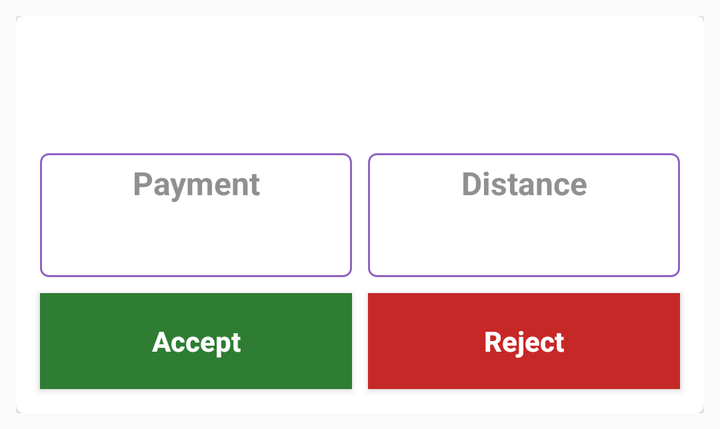
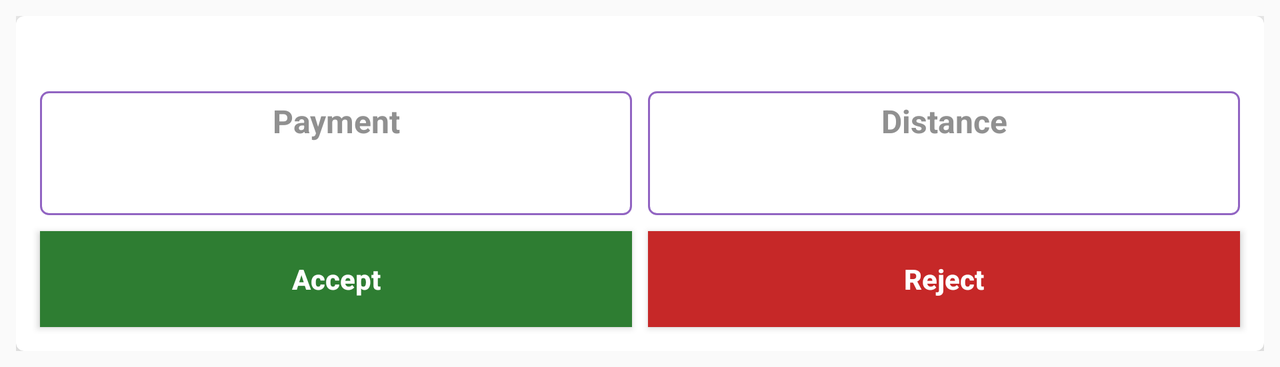

First picture: res/layout/ on a phone held upright. Second picture: the repository's own variant of that layout, on a device whose configuration matches the variant's folder. Source for both follows.
<!-- AndroidManifest.xml: application theme AppTheme -->
<!-- res/layout/pending_request_item.xml -->
<?xml version="1.0" encoding="utf-8"?>
<RelativeLayout xmlns:android="http://schemas.android.com/apk/res/android"
    android:layout_width="match_parent"
    android:layout_height="wrap_content"
    android:layout_margin="8dp"
     >
    <androidx.cardview.widget.CardView xmlns:android="http://schemas.android.com/apk/res/android"
        xmlns:app="http://schemas.android.com/apk/res-auto"
        android:id="@+id/pendingRequestCardView"
        android:layout_width="match_parent"
        android:layout_height="wrap_content"
        app:cardCornerRadius="4dp"
        app:cardElevation="10dp">

        <RelativeLayout
            android:id="@+id/pendingRequestRelativeLayout"
            android:layout_width="match_parent"
            android:layout_height="wrap_content"
            android:padding="8dp">

            <TextView
                android:id="@+id/restaurantNameTextView"
                android:layout_alignParentTop="true"
                android:layout_marginBottom="4dp"
                android:layout_width="match_parent"
                android:layout_height="wrap_content"
                android:textSize="20sp"/>

            <TextView
                android:id="@+id/restaurantAddressTextView"
                android:layout_below="@+id/restaurantNameTextView"
                android:layout_marginBottom="4dp"
                android:layout_width="match_parent"
                android:layout_height="wrap_content"
                android:textSize="16sp"
                android:drawableStart="@drawable/address_icon"/>

            <LinearLayout
                android:id="@+id/boxesLinearLayout"
                android:layout_below="@+id/restaurantAddressTextView"
                android:layout_width="match_parent"
                android:layout_height="wrap_content"
                android:orientation="horizontal">

                <RelativeLayout
                    android:id="@+id/paymentRelativeLayout"
                    android:layout_width="match_parent"
                    android:layout_height="wrap_content"
                    android:background="@drawable/card_edge"
                    android:layout_margin="4dp"
                    android:layout_weight="1">
                    <TextView
                        android:id="@+id/paymentTextView"
                        android:layout_width="match_parent"
                        android:layout_height="wrap_content"
                        android:text="@string/payment"
                        android:textStyle="bold"
                        android:textSize="16sp"
                        android:padding="4dp"
                        android:textAlignment="center"
                        android:textColor="@color/light_black"/>
                    <TextView
                        android:id="@+id/paymentTypeTextView"
                        android:layout_width="match_parent"
                        android:layout_height="wrap_content"
                        android:layout_below="@+id/paymentTextView"
                        android:layout_toStartOf="@+id/priceTextView"
                        android:textSize="18sp"
                        android:padding="4dp"
                        android:textAlignment="center"
                        android:textColor="@android:color/black"/>
                    <TextView
                        android:id="@+id/priceTextView"
                        android:layout_width="wrap_content"
                        android:layout_height="wrap_content"
                        android:layout_below="@+id/paymentTextView"
                        android:layout_alignParentEnd="true"
                        android:textSize="18sp"
                        android:padding="4dp"
                        android:textColor="@android:color/black"/>
                </RelativeLayout>

                <RelativeLayout
                    android:id="@+id/distanceRelativeLayout"
                    android:layout_width="match_parent"
                    android:layout_height="wrap_content"
                    android:background="@drawable/card_edge"
                    android:layout_margin="4dp"
                    android:layout_weight="1">
                    <TextView
                        android:id="@+id/distanceTextView"
                        android:layout_width="match_parent"
                        android:layout_height="wrap_content"
                        android:text="@string/distance"
                        android:textStyle="bold"
                        android:textSize="16sp"
                        android:padding="4dp"
                        android:textAlignment="center"
                        android:textColor="@color/light_black"/>
                    <TextView
                        android:id="@+id/distance_placedTextView"
                        android:layout_width="match_parent"
                        android:layout_height="wrap_content"
                        android:layout_below="@+id/distanceTextView"
                        android:textSize="18sp"
                        android:padding="4dp"
                        android:textAlignment="center"
                        android:textColor="@android:color/black"/>
                </RelativeLayout>

            </LinearLayout>

            <LinearLayout
                android:id="@+id/buttonsLinearLayout"
                android:layout_below="@+id/boxesLinearLayout"
                android:layout_width="match_parent"
                android:layout_height="wrap_content"
                android:orientation="horizontal"
                android:weightSum="2">
                <Button
                    android:id="@+id/acceptButton"
                    android:layout_width="match_parent"
                    android:layout_height="wrap_content"
                    android:layout_weight="1"
                    android:background="@color/green_800"
                    android:text="@string/accept"
                    android:textAllCaps="false"
                    android:textStyle="bold"
                    android:layout_margin="4dp"
                    android:visibility="visible"
                    android:textColor="@android:color/white"/>

                <Button
                    android:id="@+id/rejectButton"
                    android:layout_width="match_parent"
                    android:layout_height="wrap_content"
                    android:layout_weight="1"
                    android:background="@color/red_800"
                    android:text="@string/reject"
                    android:layout_margin="4dp"
                    android:textAllCaps="false"
                    android:textStyle="bold"
                    android:visibility="visible"
                    android:textColor="@android:color/white"/>
                <TextView
                    android:id="@+id/accrejTv"
                    android:layout_width="match_parent"
                    android:layout_height="wrap_content"
                    android:layout_weight="2"
                    android:visibility="gone"
                    android:layout_margin="4dp"
                    android:textStyle="bold|italic"
                    android:textSize="16sp"
                    android:textAlignment="center"/>
            </LinearLayout>

        </RelativeLayout>
    </androidx.cardview.widget.CardView>
</RelativeLayout>
<!-- resources referenced by this layout -->
<resources>
  <color name="green_800">#2E7D32</color>
  <color name="light_black">#909090</color>
  <color name="red_800">#C62828</color>
  <!-- drawable card_edge (drawable) -->
  <?xml version="1.0" encoding="utf-8"?>
  <shape xmlns:android="http://schemas.android.com/apk/res/android"
      android:shape="rectangle" >
      <solid android:color="@android:color/transparent" />
      <stroke android:width="1dp" android:color="@color/colorPrimaryDark"/>
      <corners android:radius="4dp"/>
  </shape>
  <string name="accept">Accept</string>
  <string name="distance">Distance</string>
  <string name="payment">Payment</string>
  <string name="reject">Reject</string>
  <style name="AppTheme" parent="Theme.AppCompat.Light.DarkActionBar">
          
          <item name="colorPrimary">@color/colorBackground</item>
          <item name="colorPrimaryDark">@color/colorPrimaryDark</item>
          <item name="colorAccent">@color/colorAccent</item>
          <item name="android:textColor">@color/colorDark</item>
          
          <item name="windowActionBar">false</item>
          <item name="windowNoTitle">true</item>
      </style>
  <color name="colorPrimaryDark">#A85914A3</color>
  <color name="colorBackground">#ff9473B6</color>
  <color name="colorAccent">#D81B60</color>
  <color name="colorDark">#37474F</color>
</resources>
<!-- res/layout-land/pending_request_item.xml (the repository's variant of the layout above) -->
<!-- drawn on the phone turned sideways -->
<?xml version="1.0" encoding="utf-8"?>
<RelativeLayout xmlns:android="http://schemas.android.com/apk/res/android"
    android:layout_width="match_parent"
    android:layout_height="wrap_content"
    android:layout_margin="8dp"
    >
    <androidx.cardview.widget.CardView
        xmlns:app="http://schemas.android.com/apk/res-auto"
        android:id="@+id/pendingRequestCardView"
        android:layout_width="match_parent"
        android:layout_height="wrap_content"
        app:cardCornerRadius="4dp"
        app:cardElevation="10dp">

        <RelativeLayout
            android:id="@+id/pendingRequestRelativeLayout"
            android:layout_width="match_parent"
            android:layout_height="wrap_content"
            android:padding="8dp">

            <TextView
                android:id="@+id/restaurantNameTextView"
                android:layout_alignParentTop="true"
                android:layout_marginBottom="4dp"
                android:layout_marginEnd="16dp"
                android:layout_width="wrap_content"
                android:layout_height="wrap_content"
                android:textSize="20sp"/>

            <TextView
                android:id="@+id/restaurantAddressTextView"
                android:layout_toEndOf="@+id/restaurantNameTextView"
                android:layout_marginBottom="4dp"
                android:layout_width="match_parent"
                android:layout_height="wrap_content"
                android:textSize="16sp"
                android:drawableStart="@drawable/address_icon"/>

            <LinearLayout
                android:id="@+id/boxesLinearLayout"
                android:layout_below="@+id/restaurantAddressTextView"
                android:layout_width="match_parent"
                android:layout_height="wrap_content"
                android:orientation="horizontal"
                android:baselineAligned="false">

                <RelativeLayout
                    android:id="@+id/paymentRelativeLayout"
                    android:layout_width="match_parent"
                    android:layout_height="wrap_content"
                    android:background="@drawable/card_edge"
                    android:layout_margin="4dp"
                    android:layout_weight="1">
                    <TextView
                        android:id="@+id/paymentTextView"
                        android:layout_width="match_parent"
                        android:layout_height="wrap_content"
                        android:text="@string/payment"
                        android:textStyle="bold"
                        android:textSize="16sp"
                        android:padding="4dp"
                        android:textAlignment="center"
                        android:textColor="@color/light_black"/>
                    <TextView
                        android:id="@+id/paymentTypeTextView"
                        android:layout_width="match_parent"
                        android:layout_height="wrap_content"
                        android:layout_below="@+id/paymentTextView"
                        android:layout_toStartOf="@+id/priceTextView"
                        android:textSize="18sp"
                        android:padding="4dp"
                        android:textAlignment="center"
                        android:textColor="@android:color/black"/>
                    <TextView
                        android:id="@+id/priceTextView"
                        android:layout_width="wrap_content"
                        android:layout_height="wrap_content"
                        android:layout_below="@+id/paymentTextView"
                        android:layout_alignParentEnd="true"
                        android:textSize="18sp"
                        android:padding="4dp"
                        android:layout_marginEnd="4dp"
                        android:textColor="@android:color/black"/>
                </RelativeLayout>

                <RelativeLayout
                    android:id="@+id/distanceRelativeLayout"
                    android:layout_width="match_parent"
                    android:layout_height="wrap_content"
                    android:background="@drawable/card_edge"
                    android:layout_margin="4dp"
                    android:layout_weight="1">
                    <TextView
                        android:id="@+id/distanceTextView"
                        android:layout_width="match_parent"
                        android:layout_height="wrap_content"
                        android:text="@string/distance"
                        android:textStyle="bold"
                        android:textSize="16sp"
                        android:padding="4dp"
                        android:textAlignment="center"
                        android:textColor="@color/light_black"/>
                    <TextView
                        android:id="@+id/distance_placedTextView"
                        android:layout_width="match_parent"
                        android:layout_height="wrap_content"
                        android:layout_below="@+id/distanceTextView"
                        android:textSize="18sp"
                        android:padding="4dp"
                        android:textAlignment="center"
                        android:textColor="@android:color/black"/>
                </RelativeLayout>

            </LinearLayout>

            <LinearLayout
                android:id="@+id/buttonsLinearLayout"
                android:layout_below="@+id/boxesLinearLayout"
                android:layout_width="match_parent"
                android:layout_height="wrap_content"
                android:orientation="horizontal"
                android:weightSum="2">
                <Button
                    android:id="@+id/acceptButton"
                    android:layout_width="match_parent"
                    android:layout_height="wrap_content"
                    android:layout_weight="1"
                    android:background="@color/green_800"
                    android:text="@string/accept"
                    android:textAllCaps="false"
                    android:textStyle="bold"
                    android:layout_margin="4dp"
                    android:visibility="visible"
                    android:textColor="@android:color/white"/>

                <Button
                    android:id="@+id/rejectButton"
                    android:layout_width="match_parent"
                    android:layout_height="wrap_content"
                    android:layout_weight="1"
                    android:background="@color/red_800"
                    android:text="@string/reject"
                    android:layout_margin="4dp"
                    android:textAllCaps="false"
                    android:textStyle="bold"
                    android:visibility="visible"
                    android:textColor="@android:color/white"/>
                <TextView
                    android:id="@+id/accrejTv"
                    android:layout_width="match_parent"
                    android:layout_height="wrap_content"
                    android:layout_weight="2"
                    android:visibility="gone"
                    android:layout_margin="4dp"
                    android:textStyle="bold|italic"
                    android:textSize="16sp"
                    android:textAlignment="center"/>
            </LinearLayout>

        </RelativeLayout>
    </androidx.cardview.widget.CardView>
</RelativeLayout>
